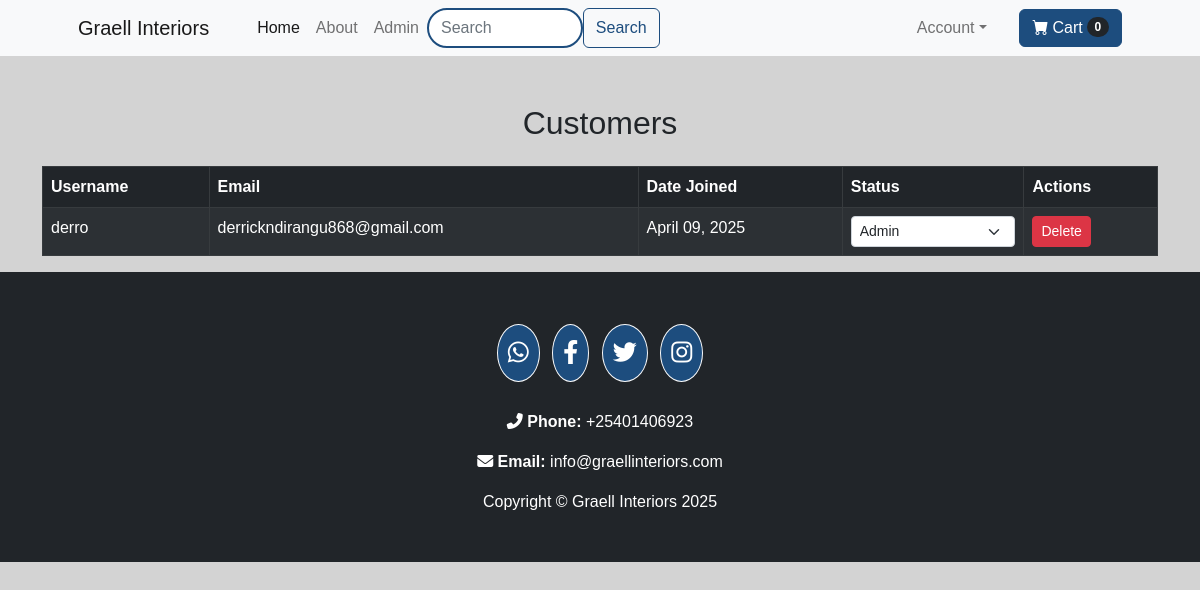
The page /customers (signed in) on the database as committed earlier.
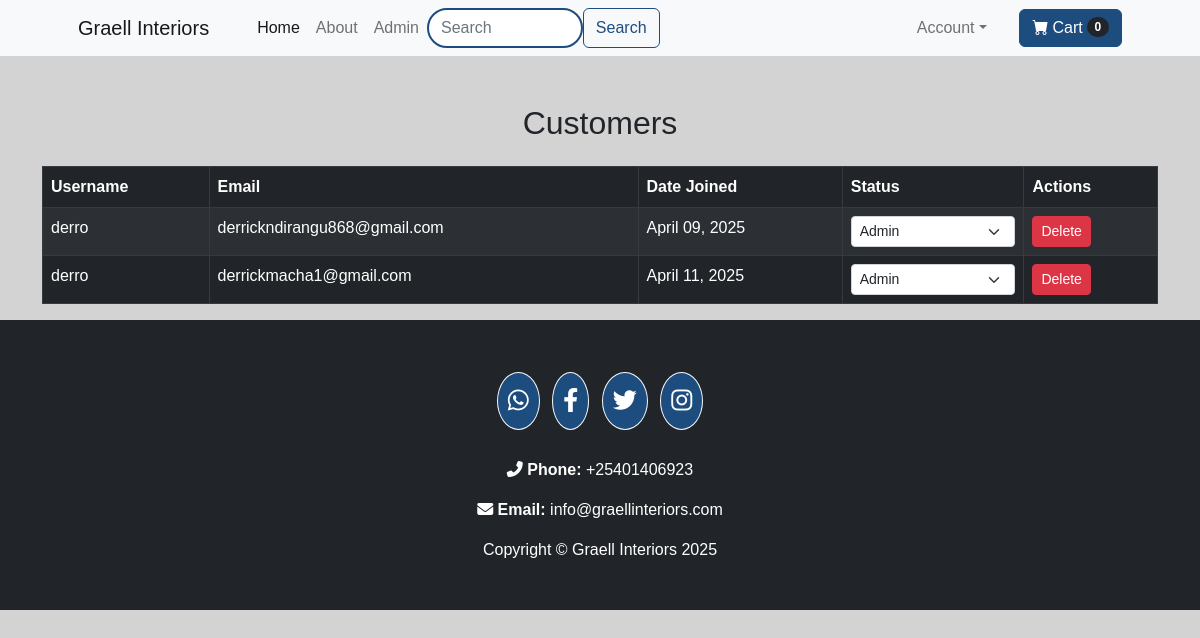
The same page on the database as committed later.
### website/models.py (models this page shows, shortened)
class Customer(db.Model, UserMixin):
    id = db.Column(db.Integer, primary_key=True)
    email = db.Column(db.String(100), unique=True)
    status = db.Column(db.String(100))
    username = db.Column(db.String(100))
    password_hash = db.Column(db.String(150))
    date_joined = db.Column(db.DateTime(), default=datetime.utcnow)
    cart_items = db.relationship('Cart', backref=db.backref('customer', lazy=True))
    orders = db.relationship('Order', backref=db.backref('customer', lazy=True))
    @property
    def password(self):
        raise AttributeError('Password is not a readable Attribute')

### website/admin.py (the view)
@admin.route('/customers')
@login_required
def display_customers():
    if current_user.status == 'admin':
        customers = Customer.query.all()
        return render_template('customers.html', customers=customers)
    return render_template('404.html')

### website/templates/customers.html (shortened to what this page needs)
{% extends 'base.html' %}
{% block content %}
<div class="container mt-5">
    <h2 class="text-center text-dark mb-4">Customers</h2>
    <div class="table-responsive">
        <table class="table table-dark table-striped table-bordered">
            <thead>
                <tr>
                    <th scope="col">Username</th>
                    <th scope="col">Email</th>
                    <th scope="col">Date Joined</th>
                    <th scope="col">Status</th>
                    <th scope="col">Actions</th>
                </tr>
            </thead>
            <tbody>
                {% for customer in customers %}
                <tr>
                    <td>{{ customer.username }}</td>
                    <td>{{ customer.email }}</td>
                    <td>{{ customer.date_joined.strftime('%B %d, %Y') }}</td>
              <td>
    <select class="form-select form-select-sm role-select" data-id="{{ customer.id }}">
        <option value="admin" {% if customer.status == 'admin' %}selected{% endif %}>Admin</option>
    </select>
</td>
                    <td>
                        <div class="d-flex">
                            <a href="/delete-customer/{{ customer.id }}" class="btn btn-danger btn-sm"
                               onclick="return confirm('Are you sure you want to delete this client?')">Delete</a>
                        </div>
                    </td>
                </tr>
                {% endfor %}
            </tbody>
        </table>
    </div>
</div>
{% endblock %}

### website/templates/base.html (shortened to what this page needs)
<!DOCTYPE html>
<html lang="en">
    <head>
        <link href="https://cdn.jsdelivr.net/npm/bootstrap-icons@1.5.0/font/bootstrap-icons.css" rel="stylesheet" />
        <link rel="stylesheet" href="https://cdnjs.cloudflare.com/ajax/libs/font-awesome/6.4.0/css/all.min.css">
        <link rel="stylesheet" href="{{ url_for('static', filename='css/styles.css') }}">
    </head>
    <body style="color: grey;">
        <nav class="navbar navbar-expand-lg navbar-light bg-light">
            <div class="container px-4 px-lg-5">
                <a class="navbar-brand" href="/">Graell Interiors</a>
                <div class="collapse navbar-collapse" id="navbarSupportedContent">
                   <ul class="navbar-nav me-auto mb-2 mb-lg-0 ms-lg-4">
                        <li class="nav-item"><a class="nav-link active" aria-current="page" href="/">Home</a></li>
                        <li class="nav-item"><a class="nav-link {% if request.path == '/about' %}active{% endif %}" href="/about">About</a></li>
                        {% if current_user.status == 'admin' %}
                            <li class="nav-item"><a class="nav-link" href="/admin-page">Admin</a></li>
                        {% endif %}
                  <li class="nav-item">
    <form class="d-flex" role="search" action="/search" style="margin-right: 170px;" method="POST">
        <div class="col-12 col-md-6">
            <input class="form-control" type="search" placeholder="Search" aria-label="Search" name="search">
        </div>
        <button class="btn btn-outline-light" type="submit">Search</button>
    </form>
</li>
                        <li class="nav-item dropdown">
                            <a class="nav-link dropdown-toggle" id="navbarDropdown" href="#" role="button" data-bs-toggle="dropdown" aria-expanded="false">Account</a>
                        </li>
                    </ul>
<a href="/cart" class="btn btn-primary d-flex align-items-center">
    <i class="bi-cart-fill me-1"></i>
    Cart
    <span class="badge bg-dark text-white ms-1 rounded-pill">
        {{ cart | length if cart | length > 0 else 0 }}
    </span>
</a>
                </div>
            </div>
        </nav>
        {% block content %}{% endblock %}
<footer class="py-5 bg-dark">
    <div class="container">
        <div class="row justify-content-center">
            <div class="col-12 text-center">
                <a href="https://wa.me/0701406923" target="_blank" class="btn btn-outline-light btn-floating m-1" style="font-size: 1.5rem;">
                    <i class="fab fa-whatsapp"></i>
                </a>
                <a href="https://www.facebook.com/yourpage" target="_blank" class="btn btn-outline-light btn-floating m-1" style="font-size: 1.5rem;">
                    <i class="fab fa-facebook-f"></i>
                </a>
                <a href="https://twitter.com/yourprofile" target="_blank" class="btn btn-outline-light btn-floating m-1" style="font-size: 1.5rem;">
                    <i class="fab fa-twitter"></i>
                </a>
                <a href="https://www.instagram.com/yourprofile" target="_blank" class="btn btn-outline-light btn-floating m-1" style="font-size: 1.5rem;">
                    <i class="fab fa-instagram"></i>
                </a>
            </div>
            <div class="col-12 text-center mt-4">
                <p class="text-white">
                    <i class="fas fa-phone-alt"></i> <strong>Phone:</strong> <a href="tel:+25401406923" class="text-white">+25401406923</a>
                </p>
                <p class="text-white">
                    <i class="fas fa-envelope"></i> <strong>Email:</strong> <a href="mailto:info@graellinteriors.com" class="text-white">info@graellinteriors.com</a>
                </p>
            </div>
        </div>
        <p class="m-0 text-center text-white">Copyright &copy; Graell Interiors 2025</p>
    </div>
</footer>
    </body>
</html>

### website/templates/base.html (style rules this page uses)
.btn-primary { background-color: #1d4d7e; border-color: #1d4d7e; }
footer { background-color: #2c3e50; position: relative; bottom: 0; width: 100%; }
body, .form-label, .card-body { color: #333333; }
.navbar .form-control { border-radius: 25px; border: 2px solid #1d4d7e; }
.navbar .btn-outline-light { border-color: #1d4d7e; color: #1d4d7e; }
body { background-color: lightgrey; font-family: 'Ubuntu', sans-serif; }
.navbar .form-control { width: 100%; max-width: 400px; border-radius: 25px; border: 2px solid #1d4d7e; }
footer .btn { font-size: 1.8rem; border-radius: 50%; padding: 10px; background-color: #1d4d7e; color: white; transition: background-color 0.3s ease; }
footer .text-white a { text-decoration: none; color: white; transition: color 0.3s ease; }

Rows that differ between the two databases and show on the page:
added Customer: username "derro", email "derrickmacha1@gmail.com", date_joined "April 11, 2025", status+id "Admin"
